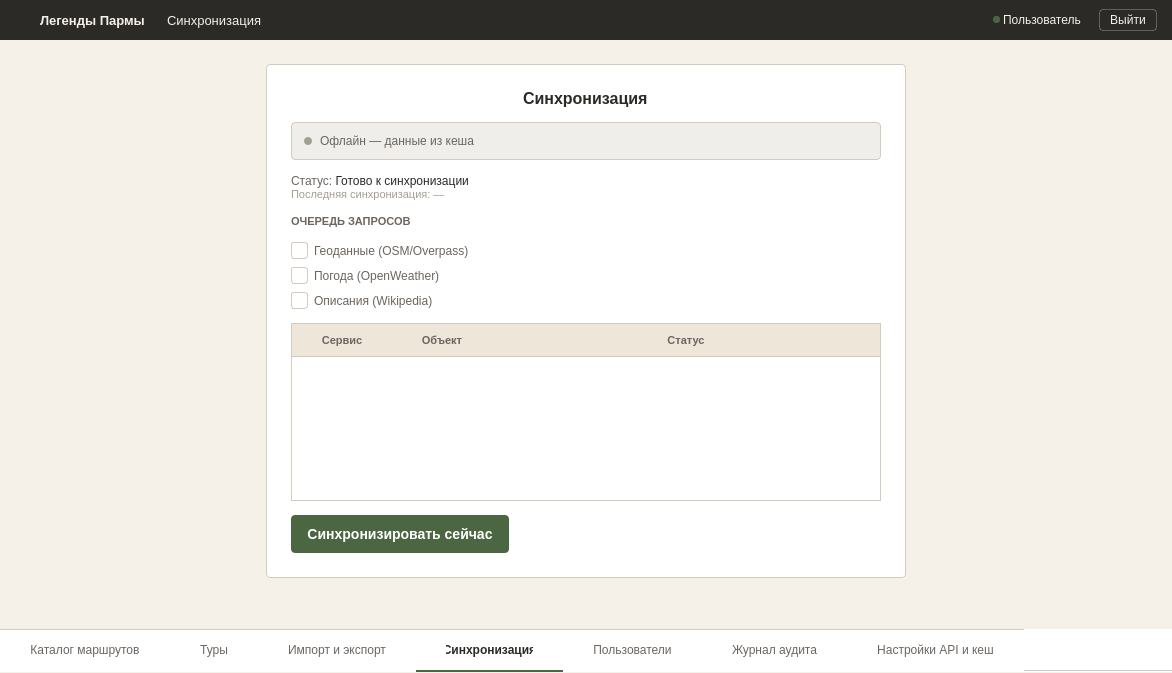
<?xml version="1.0" encoding="UTF-8"?>
<ui version="4.0">
 <class>MainWindow</class>
 <widget class="QMainWindow" name="MainWindow">
  <property name="geometry">
   <rect>
    <x>0</x>
    <y>0</y>
    <width>1172</width>
    <height>673</height>
   </rect>
  </property>
  <property name="windowTitle">
   <string>SynchronizationWindow</string>
  </property>
  <property name="styleSheet">
   <string notr="true">#centralwidget { background-color: #F5F0E8; }
#headerFrame { background-color: #2C2A26; border: none; }
#headerFrame QLabel { color: #F5F0E8; }
#logout_btn { background-color: transparent; color: #F5F0E8; border: 1px solid rgba(255, 255, 255, 0.25); padding: 3px 10px; font-size: 12px; border-radius: 4px; }
#logout_btn:hover { background-color: rgba(255, 255, 255, 0.08); border: 1px solid rgba(255, 255, 255, 0.4); }
#logout_btn:pressed { background-color: rgba(255, 255, 255, 0.12); border: 1px solid rgba(255, 255, 255, 0.5); }

#formCard { background-color: #FFFFFF; border: 1px solid #D4CBBE; border-radius: 4px; }
#lbl_form_title { font-size: 16px; font-weight: 600; color: #2C2A26; }
#lbl_status { font-size: 12px; }
#lbl_queue_title { font-size: 11px; font-weight: 600; color: #6B6560; }

QCheckBox { spacing: 6px; font-size: 12px; color: #6B6560; background: transparent; }
QCheckBox::indicator { width: 15px; height: 15px; border-radius: 3px; border: 1px solid #D4CBBE; background-color: #FFFFFF; }
QCheckBox::indicator:hover { border: 1px solid #B8AE9E; }
QCheckBox::indicator:checked { background-color: #4A6741; border: 1px solid #4A6741; }
QCheckBox::indicator:disabled { background-color: #E5DFD4; border: 1px solid #E5DFD4; }
QCheckBox:disabled { color: #A39E94; }

QTableWidget { background-color: #FFFFFF; border: 1px solid #D4CBBE; outline: none; }
QHeaderView::section { background-color: #EDE6D9; color: #6B6560; font-size: 11px; font-weight: 600; border: none; border-bottom: 1px solid #D4CBBE; padding: 7px 10px; }
QTableWidget::item { border-bottom: 1px solid #E0DCD3; padding: 7px 10px; color: #2C2A26; font-size: 12px; }
QTableWidget::item:hover { background-color: #EDE6D9; }

#btn_sync { background-color: #4A6741; color: #FFFFFF; border: none; padding: 11px 16px; font-size: 14px; font-weight: 600; border-radius: 4px; }
#btn_sync:hover { background-color: #3D5636; }
#btn_sync:pressed { background-color: #334A2E; }
#btn_sync:disabled { background-color: #A8B5A0; }
#btn_sync:focus { border: 1px dashed #4A6741; }

#offlineBanner { background-color: #F0EEEA; border: 1px solid #D4CBBE; border-radius: 4px; }
#offlineBanner QLabel { font-size: 12px; color: #6B6560; }
#offlineDot { background-color: #A39E94; border-radius: 4px; min-width: 8px; max-width: 8px; min-height: 8px; max-height: 8px; }

#lblLoadingTitle { font-size: 14px; color: #6B6560; }
#lblLoadingSub { font-size: 12px; color: #A39E94; }
#lblEmptyTitle { font-size: 14px; color: #6B6560; }
#lblEmptySub { font-size: 12px; color: #A39E94; }
#errorFrame { background-color: #FFFFFF; border: 1px solid #B54A3A; border-radius: 4px; }
#errorFrame QLabel { font-size: 14px; color: #B54A3A; }
#btnRetry { background-color: #FFFFFF; color: #2C2A26; border: 1px solid #D4CBBE; border-radius: 4px; padding: 6px 16px; font-size: 12px; }
#btnRetry:hover { border: 1px solid #4A6741; background-color: #F5F0E8; }

QTabWidget::panel { border: none; background-color: #FFFFFF; }
QTabBar { background-color: #FFFFFF; border: none; qproperty-drawBase: 0; qproperty-expanding: true; }
QTabBar::tab { height: 40px; background-color: #FFFFFF; color: #6B6560; font-size: 12px; font-weight: normal; padding: 0px 30px; border: none; border-bottom: 2px solid transparent; border-top: 1px solid #D4CBBE; text-align: center; }
QTabBar::tab:hover { color: #2C2A26; }
QTabBar::tab:selected { color: #2C2A26; font-weight: 600; border-bottom: 2px solid #4A6741; }</string>
  </property>
  <widget class="QWidget" name="centralwidget">
   <layout class="QVBoxLayout" name="verticalLayout">
    <property name="spacing"><number>0</number></property>
    <property name="leftMargin"><number>0</number></property>
    <property name="topMargin"><number>0</number></property>
    <property name="rightMargin"><number>0</number></property>
    <property name="bottomMargin"><number>0</number></property>
    
    <item>
     <widget class="QFrame" name="headerFrame">
      <property name="minimumSize"><size><width>0</width><height>40</height></size></property>
      <property name="maximumSize"><size><width>16777215</width><height>40</height></size></property>
      <layout class="QHBoxLayout" name="horizontalLayout">
       <property name="spacing"><number>0</number></property>
       <property name="leftMargin"><number>15</number></property>
       <property name="topMargin"><number>0</number></property>
       <property name="rightMargin"><number>15</number></property>
       <property name="bottomMargin"><number>0</number></property>
       <item>
        <widget class="QPushButton" name="logo">
         <property name="minimumSize"><size><width>22</width><height>22</height></size></property>
         <property name="maximumSize"><size><width>22</width><height>22</height></size></property>
         <property name="styleSheet"><string notr="true">QPushButton { background: transparent; margin-right: 12px; border: none; }</string></property>
         <property name="text"><string/></property>
         <property name="icon">
          <iconset resource="../qrc/login_res.qrc">
           <normaloff>:/login/icons/logo.png</normaloff>:/login/icons/logo.png</iconset>
         </property>
         <property name="iconSize"><size><width>18</width><height>18</height></size></property>
        </widget>
       </item>
       <item>
        <widget class="QLabel" name="name">
         <property name="styleSheet"><string notr="true">font-size: 13px; font-weight: bold; margin-right: 15px;</string></property>
         <property name="text"><string>Легенды Пармы</string></property>
        </widget>
       </item>
       <item>
        <widget class="QLabel" name="name_chart">
         <property name="styleSheet"><string notr="true">font-size: 13px; margin-right: 10px;</string></property>
         <property name="text"><string>Синхронизация</string></property>
        </widget>
       </item>
       <item>
        <spacer name="horizontalSpacer">
         <property name="orientation"><enum>Qt::Orientation::Horizontal</enum></property>
         <property name="sizeHint" stdset="0"><size><width>40</width><height>20</height></size></property>
        </spacer>
       </item>
       <item>
        <widget class="QLabel" name="status_lb">
         <property name="minimumSize"><size><width>7</width><height>7</height></size></property>
         <property name="maximumSize"><size><width>7</width><height>7</height></size></property>
         <property name="styleSheet"><string notr="true">background-color: #4A6741; border-radius: 3px; border: none;</string></property>
         <property name="text"><string/></property>
        </widget>
       </item>
       <item>
        <widget class="QLabel" name="role_lb">
         <property name="styleSheet"><string notr="true">font-size: 12px; margin-right: 15px;</string></property>
         <property name="text"><string>Пользователь</string></property>
        </widget>
       </item>
       <item>
        <widget class="QPushButton" name="logout_btn">
         <property name="cursor"><cursorShape>PointingHandCursor</cursorShape></property>
         <property name="text"><string>Выйти</string></property>
        </widget>
       </item>
      </layout>
     </widget>
    </item>
    <item>
     <layout class="QHBoxLayout" name="centerLayout">
      <property name="spacing"><number>0</number></property>
      <property name="leftMargin"><number>24</number></property>
      <property name="topMargin"><number>24</number></property>
      <property name="rightMargin"><number>24</number></property>
      <property name="bottomMargin"><number>24</number></property>
      <item>
       <spacer name="leftSpacer">
        <property name="orientation"><enum>Qt::Orientation::Horizontal</enum></property>
        <property name="sizeHint" stdset="0"><size><width>40</width><height>20</height></size></property>
       </spacer>
      </item>
      <item>
       <widget class="QFrame" name="formCard">
        <property name="sizePolicy"><sizepolicy hsizetype="Preferred" vsizetype="Maximum"><horstretch>0</horstretch><verstretch>0</verstretch></sizepolicy></property>
        <property name="minimumSize"><size><width>640</width><height>0</height></size></property>
        <property name="maximumSize"><size><width>640</width><height>16777215</height></size></property>
        <layout class="QVBoxLayout" name="formLayout">
         <property name="spacing"><number>14</number></property>
         <property name="leftMargin"><number>24</number></property>
         <property name="topMargin"><number>24</number></property>
         <property name="rightMargin"><number>24</number></property>
         <property name="bottomMargin"><number>24</number></property>
         
         <item alignment="Qt::AlignHCenter">
          <widget class="QLabel" name="lbl_form_title">
           <property name="text"><string>Синхронизация</string></property>
          </widget>
         </item>
         
         <item>
          <widget class="QFrame" name="offlineBanner">
           <property name="visible"><bool>false</bool></property>
           <layout class="QHBoxLayout" name="offlineLayout">
            <property name="spacing"><number>8</number></property>
            <property name="leftMargin"><number>12</number></property>
            <property name="topMargin"><number>8</number></property>
            <property name="rightMargin"><number>12</number></property>
            <property name="bottomMargin"><number>8</number></property>
            <item>
             <widget class="QLabel" name="offlineDot">
              <property name="text"><string/></property>
             </widget>
            </item>
            <item>
             <widget class="QLabel" name="lbl_offline">
              <property name="text"><string>Офлайн — данные из кеша</string></property>
             </widget>
            </item>
            <item>
             <spacer name="offlineSpacer">
              <property name="orientation"><enum>Qt::Orientation::Horizontal</enum></property>
              <property name="sizeHint" stdset="0"><size><width>40</width><height>20</height></size></property>
             </spacer>
            </item>
           </layout>
          </widget>
         </item>
         
         <item>
          <widget class="QLabel" name="lbl_status">
           <property name="text"><string>&lt;html&gt;&lt;head/&gt;&lt;body&gt;&lt;p&gt;&lt;span style=" color:#6B6560;"&gt;Статус:&lt;/span&gt; &lt;span style=" color:#2C2A26;"&gt;Готово к синхронизации&lt;/span&gt;&lt;br/&gt;&lt;span style=" color:#A39E94; font-size:11px;"&gt;Последняя синхронизация: —&lt;/span&gt;&lt;/p&gt;&lt;/body&gt;&lt;/html&gt;</string></property>
          </widget>
         </item>
         
         <item>
          <widget class="QLabel" name="lbl_queue_title">
           <property name="text"><string>ОЧЕРЕДЬ ЗАПРОСОВ</string></property>
          </widget>
         </item>
         
         <item>
          <layout class="QVBoxLayout" name="checkboxesLayout">
           <property name="spacing"><number>8</number></property>
           <item>
            <widget class="QCheckBox" name="chkGeodata">
             <property name="text"><string>Геоданные (OSM/Overpass)</string></property>
            </widget>
           </item>
           <item>
            <widget class="QCheckBox" name="chkWeather">
             <property name="text"><string>Погода (OpenWeather)</string></property>
            </widget>
           </item>
           <item>
            <widget class="QCheckBox" name="chkDescriptions">
             <property name="text"><string>Описания (Wikipedia)</string></property>
            </widget>
           </item>
          </layout>
         </item>
         
         <item>
          <widget class="QStackedWidget" name="stateStack">
           <property name="currentIndex"><number>0</number></property>
           
           <widget class="QWidget" name="pageNormal">
            <layout class="QVBoxLayout" name="normalLayout">
             <property name="leftMargin"><number>0</number></property>
             <property name="topMargin"><number>0</number></property>
             <property name="rightMargin"><number>0</number></property>
             <property name="bottomMargin"><number>0</number></property>
             <item>
              <widget class="QTableWidget" name="tableQueue">
               <property name="minimumSize"><size><width>0</width><height>150</height></size></property>
               <property name="selectionMode"><enum>QAbstractItemView::SelectionMode::SingleSelection</enum></property>
               <property name="selectionBehavior"><enum>QAbstractItemView::SelectionBehavior::SelectRows</enum></property>
               <property name="showGrid"><bool>false</bool></property>
               <attribute name="horizontalHeaderStretchLastSection"><bool>true</bool></attribute>
               <column><property name="text"><string>Сервис</string></property></column>
               <column><property name="text"><string>Объект</string></property></column>
               <column><property name="text"><string>Статус</string></property></column>
              </widget>
             </item>
            </layout>
           </widget>
           
           <widget class="QWidget" name="pageLoading">
            <layout class="QVBoxLayout" name="loadingLayout">
             <property name="leftMargin"><number>0</number></property>
             <property name="topMargin"><number>0</number></property>
             <property name="rightMargin"><number>0</number></property>
             <property name="bottomMargin"><number>0</number></property>
             <item>
              <spacer name="loadingSpacerTop">
               <property name="orientation"><enum>Qt::Orientation::Vertical</enum></property>
               <property name="sizeHint" stdset="0"><size><width>20</width><height>40</height></size></property>
              </spacer>
             </item>
             <item alignment="Qt::AlignHCenter">
              <widget class="QLabel" name="lblLoadingTitle">
               <property name="text"><string>Загрузка...</string></property>
              </widget>
             </item>
             <item alignment="Qt::AlignHCenter">
              <widget class="QLabel" name="lblLoadingSub">
               <property name="text"><string>Индикатор прогресса</string></property>
              </widget>
             </item>
             <item>
              <spacer name="loadingSpacerBottom">
               <property name="orientation"><enum>Qt::Orientation::Vertical</enum></property>
               <property name="sizeHint" stdset="0"><size><width>20</width><height>40</height></size></property>
              </spacer>
             </item>
            </layout>
           </widget>
           
           <widget class="QWidget" name="pageEmpty">
            <layout class="QVBoxLayout" name="emptyLayout">
             <property name="leftMargin"><number>0</number></property>
             <property name="topMargin"><number>0</number></property>
             <property name="rightMargin"><number>0</number></property>
             <property name="bottomMargin"><number>0</number></property>
             <item>
              <spacer name="emptySpacerTop">
               <property name="orientation"><enum>Qt::Orientation::Vertical</enum></property>
               <property name="sizeHint" stdset="0"><size><width>20</width><height>40</height></size></property>
              </spacer>
             </item>
             <item alignment="Qt::AlignHCenter">
              <widget class="QLabel" name="lblEmptyTitle">
               <property name="text"><string>Ничего не найдено</string></property>
              </widget>
             </item>
             <item alignment="Qt::AlignHCenter">
              <widget class="QLabel" name="lblEmptySub">
               <property name="text"><string>Измените фильтры</string></property>
              </widget>
             </item>
             <item>
              <spacer name="emptySpacerBottom">
               <property name="orientation"><enum>Qt::Orientation::Vertical</enum></property>
               <property name="sizeHint" stdset="0"><size><width>20</width><height>40</height></size></property>
              </spacer>
             </item>
            </layout>
           </widget>
           
           <widget class="QWidget" name="pageError">
            <layout class="QVBoxLayout" name="errorLayout">
             <property name="leftMargin"><number>0</number></property>
             <property name="topMargin"><number>0</number></property>
             <property name="rightMargin"><number>0</number></property>
             <property name="bottomMargin"><number>0</number></property>
             <item>
              <spacer name="errorSpacerTop">
               <property name="orientation"><enum>Qt::Orientation::Vertical</enum></property>
               <property name="sizeHint" stdset="0"><size><width>20</width><height>40</height></size></property>
              </spacer>
             </item>
             <item alignment="Qt::AlignHCenter">
              <widget class="QFrame" name="errorFrame">
               <layout class="QVBoxLayout" name="errorFrameLayout">
                <property name="spacing"><number>12</number></property>
                <property name="leftMargin"><number>24</number></property>
                <property name="topMargin"><number>16</number></property>
                <property name="rightMargin"><number>24</number></property>
                <property name="bottomMargin"><number>16</number></property>
                <item alignment="Qt::AlignHCenter">
                 <widget class="QLabel" name="lblErrorMessage">
                  <property name="text"><string>Ошибка подключения к БД</string></property>
                 </widget>
                </item>
                <item alignment="Qt::AlignHCenter">
                 <widget class="QPushButton" name="btnRetry">
                  <property name="cursor"><cursorShape>PointingHandCursor</cursorShape></property>
                  <property name="text"><string>Повторить</string></property>
                 </widget>
                </item>
               </layout>
              </widget>
             </item>
             <item>
              <spacer name="errorSpacerBottom">
               <property name="orientation"><enum>Qt::Orientation::Vertical</enum></property>
               <property name="sizeHint" stdset="0"><size><width>20</width><height>40</height></size></property>
              </spacer>
             </item>
            </layout>
           </widget>
           
          </widget>
         </item>
         
         <item alignment="Qt::AlignmentFlag::AlignLeft">
          <widget class="QPushButton" name="btn_sync">
           <property name="cursor"><cursorShape>PointingHandCursor</cursorShape></property>
           <property name="text"><string>Синхронизировать сейчас</string></property>
          </widget>
         </item>
        </layout>
       </widget>
      </item>
      <item>
       <spacer name="rightSpacer">
        <property name="orientation"><enum>Qt::Orientation::Horizontal</enum></property>
        <property name="sizeHint" stdset="0"><size><width>40</width><height>20</height></size></property>
       </spacer>
      </item>
     </layout>
    </item>
    <item>
     <spacer name="verticalSpacer">
      <property name="orientation"><enum>Qt::Orientation::Vertical</enum></property>
      <property name="sizeHint" stdset="0"><size><width>20</width><height>40</height></size></property>
     </spacer>
    </item>
    <item>
      <widget class="QTabWidget" name="tabWidget">
        <property name="sizePolicy">
          <sizepolicy hsizetype="Expanding" vsizetype="Fixed">
            <horstretch>1</horstretch><verstretch>0</verstretch></sizepolicy></property>
      <property name="minimumSize"><size><width>0</width><height>44</height></size></property>
      <property name="maximumSize"><size><width>16777215</width><height>44</height></size></property>
      <property name="tabPosition"><enum>QTabWidget::TabPosition::North</enum></property>
      <property name="currentIndex"><number>3</number></property>
      <property name="usesScrollButtons"><bool>false</bool></property>
      <property name="tabsClosable"><bool>false</bool></property>
      <property name="documentMode"><bool>true</bool></property>
      <widget class="QWidget" name="tab_8"><attribute name="title"><string>Каталог маршрутов</string></attribute></widget>
      <widget class="QWidget" name="tab_9"><attribute name="title"><string>Туры</string></attribute></widget>
      <widget class="QWidget" name="tab_10"><attribute name="title"><string>Импорт и экспорт</string></attribute></widget>
      <widget class="QWidget" name="tab_11"><attribute name="title"><string>Синхронизация</string></attribute></widget>
      <widget class="QWidget" name="tab_12"><attribute name="title"><string>Пользователи</string></attribute></widget>
      <widget class="QWidget" name="tab_13"><attribute name="title"><string>Журнал аудита</string></attribute></widget>
      <widget class="QWidget" name="tab_14"><attribute name="title"><string>Настройки API и кеш</string></attribute></widget>
     </widget>
    </item>
   </layout>
  </widget>
 </widget>
 <resources>
  <include location="../qrc/login_res.qrc"/>
 </resources>
 <connections/>
</ui>
